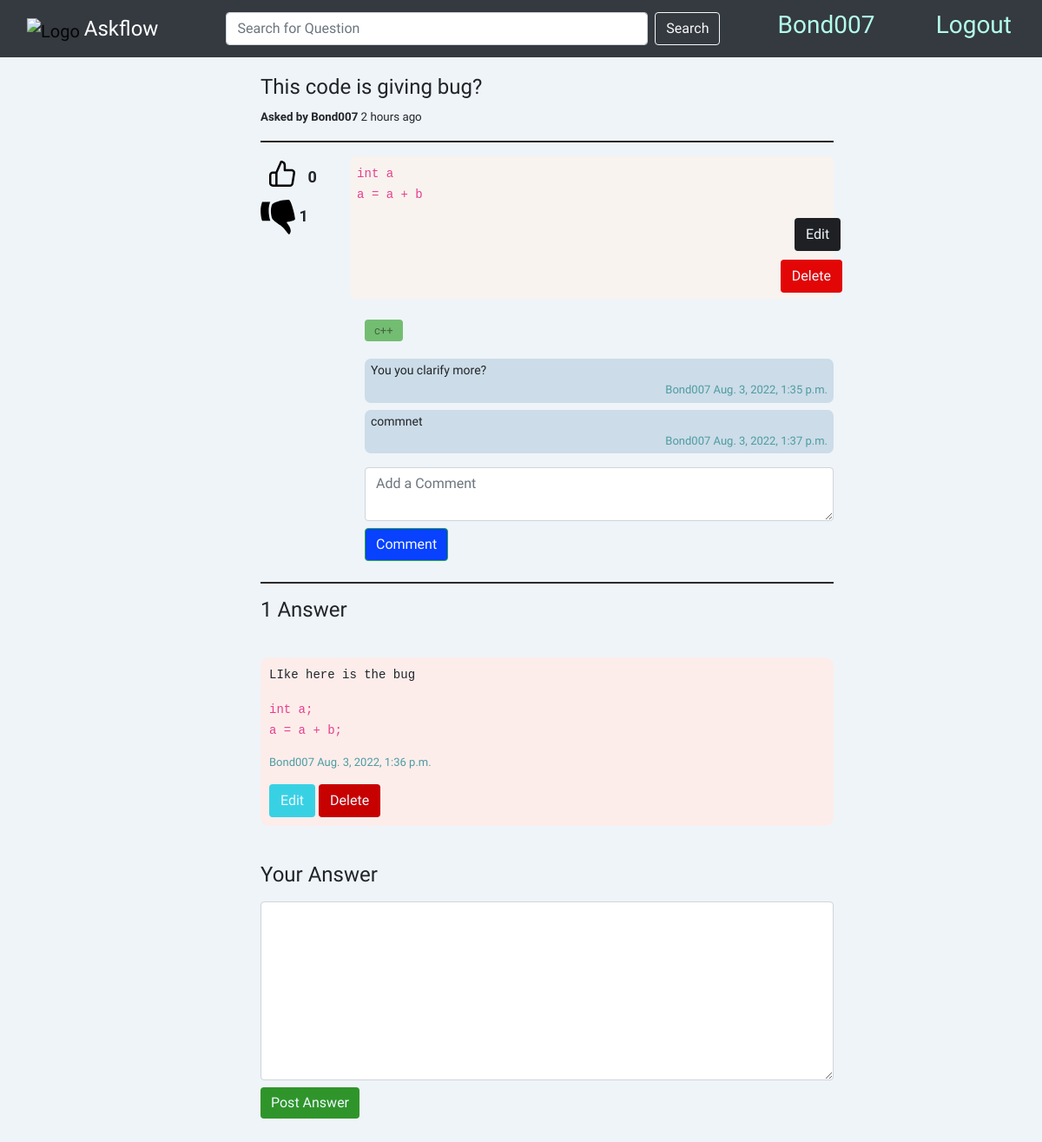
The page /question/7 (signed in) on the database its author committed.
### overflow/models.py (models this page shows, shortened)
class User(AbstractUser):
    joined_date = models.DateTimeField(auto_now_add=True)
    answers = models.IntegerField(default=0)
    questions = models.IntegerField(default=0)

class Question(models.Model):
    title = models.CharField(max_length=500)
    body = models.TextField()
    upvotes = models.IntegerField(default=0)
    downvotes = models.IntegerField(default=0)
    user = models.ForeignKey(
        User, on_delete=models.CASCADE, related_name="get_questions"
    )
    date = models.DateTimeField(auto_now_add=True)
    no_answer = models.IntegerField(default=0)
    verified_answer = models.BooleanField(default=False)

class Tags(models.Model):
    tag = models.CharField(max_length=50)
    question = models.ForeignKey(
        Question, on_delete=models.CASCADE, related_name="get_tags"
    )
    class Meta:
        unique_together = (
            "tag",
            "question",
        )

class CommentsQ(models.Model):
    body = models.TextField()
    user = models.ForeignKey(
        User, on_delete=models.CASCADE, related_name="get_comment_user_Q"
    )
    date = models.DateTimeField(auto_now_add=True)
    question = models.ForeignKey(
        Question, on_delete=models.CASCADE, related_name="get_comments_q"
    )

class Answer(models.Model):
    body = models.TextField()
    upvotes = models.IntegerField(default=0)
    downvotes = models.IntegerField(default=0)
    question = models.ForeignKey(
        Question, on_delete=models.CASCADE, related_name="get_answer"
    )
    user = models.ForeignKey(
        User, on_delete=models.CASCADE, related_name="get_ans_user"
    )
    verified_answer = models.BooleanField(default=False)
    date = models.DateTimeField(auto_now_add=True)

### overflow/views.py (the view)
# urls.py: path("question/<int:id>", views.get_question, name="question" ),
def get_question(request, id):
    if request.method == "POST":
        pass
    else:
        que = Question.objects.get(id=id)
        ans = Answer.objects.filter(question=que)
        upvotes = upvotes_Question.objects.filter(question=que).only("user")
        downvotes = downvotes_Question.objects.filter(question=que).only("user")
        upvote = False
        downvote = False
        for vote in upvotes:
            if request.user.id == vote.user.id:
                upvote = True
        for vote in downvotes:
            if request.user.id == vote.user.id:
                downvote = True
        dd = datetime.now(timezone.utc) - que.date
        min = int(round(dd.total_seconds() / 60, 0))
        time = int(round(dd.total_seconds() / 3600, 0))
        print(time)
        if time < 1:
            time = f"{min} minutes"
        else:
            time = f"{time} hours"
        t = Tags.objects.filter(question=que)
        comments = CommentsQ.objects.filter(question=que)
        answers = Answer.objects.filter(question=que)
        for ans in answers:
            ans.body = markdown2.markdown(ans.body)
        return render(
            request,
            "overflow/que.html",
            {
                "question": que,
                "answers": ans,
                "days": f"{(datetime.now(timezone.utc) - que.date).days} days",
                "time": time,
                "body": markdown2.markdown(que.body),
                "upvote": upvote,
                "downvote": downvote,
                "tags": t,
                "comments": comments,
                "answers": answers,
            },
        )

### overflow/templates/overflow/que.html (shortened to what this page needs)
{% extends "overflow/layout.html" %}
{% block body %}
<div class="index">
  <h4> {{question.title}} </h4>
  {% if days == "0 days" %}
  <span id="time"><b>Asked by {{question.user.username}}</b> {{time}} ago</span>
  {% else %}
  <span id="time"><b>Asked by {{question.user.username}}</b> {{days}} ago</span>
  {%endif%}
  <hr />
  <div class="body-vote">
    {% if user.is_authenticated %}
    <div class="vote">
        {% if upvote %}
        <img
            src="../static/overflow/upvote-fill.svg"
            class="me-2"
            height="50"
            alt="Logo"
            loading="lazy"
            id="upvote"
            data-bool="true"
            name="{{question.id}}upvote"
            data-id="{{question.id}}"
            fill="black"
        />
        {% else %}
        <img
            src="../static/overflow/upvote.svg"
            class="me-2"
            height="50"
            alt="Logo"
            loading="lazy"
            id="upvote"
            data-bool="false"
            name="{{question.id}}upvote"
            data-id="{{question.id}}"
            fill="black"
        />
        {% endif %}
        <span class="up__vote">{{question.upvotes}}</span>
        {% if downvote %}
        <img
            src="../static/overflow/downvote-filled.svg"
            class="me-2"
            width="40"
            alt="Logo"
            loading="lazy"
            id="downvote"
            data-bool="true"
            name="{{question.id}}downvote"
            data-id="{{question.id}}"
        />
        {% endif %}
        <span class="down__vote">{{question.downvotes}}</span>
    </div>
    {% endif %}
    <div class="question-body mb-4" id="que-cunt">
      <span id="que-body-js">{{body|safe}}</span>
      {% if user == question.user %}
      <button type="button" class="btn edit" id="edit-que">Edit</button>
      <form action="{% url 'deleteQue' %}" method="post">
        <input type="submit" class="btn delete" value="Delete">
      </form>
      {% endif %}
    </div>
  </div>
  <div class="d-flex justify-content-start pl-10" id="tag-spe" style="margin-bottom: 20px; flex-wrap: wrap;">
    {% for tag in tags %}
    <a id="tag" class="btn" href="{% url 'tag' tag.tag %}">{{ tag.tag }}</a>
    {% endfor %}
  </div>
  <div class="comments">
    {% for comment in comments %}
    <div class="comment-element mt-2">
      <p>{{comment.body|safe}}</p>
      <a href="{% url 'profile' comment.user.id %}" class="comment-writer" style="font-size: 13px;"><p>{{comment.user.username}} {{comment.date}}</p></a>
    </div>
    {% endfor %}
    {% if user.is_authenticated %}
    <form action="{% url 'addCommentQ' %}" method="post">
        <textarea class="form-control mt-3" name="comment" placeholder="Add a Comment"></textarea>
        <input type="submit" value="Comment" class="btn btn-success mt-2 mb-2">
    </form>
    {% else %}
    <div class="comment-element mt-4 p-3">
         <h5 style="color: #AC5362;">Login to write a comment</h5>
    </div>
    {% endif %}
  </div>
  <hr />
  <h4><span id="no_answers">{{question.no_answer}}</span> Answer</h4>
  <div class="all_answers">
    {% for answer in answers %}
    <div class="answer_elements" id="answer_elements{{answer.id}}">
        <div id="ansele{{answer.id}}">
        <span id="sanedo{{answer.id}}">{{answer.body|safe}}</span>
        <a href="{% url 'profile' answer.user.id %}" class="comment-writer" style="font-size: 13px;"><p>{{answer.user.username}} {{answer.date}}</p></a>
        {% if user == answer.user %}
           <button type="button" class="btn" style="background-color: #38D1E4;" id="ans-edit-btn" value="{{answer.id}}">Edit</button>
           <button type="button" class="btn" id="delete-ans" value="{{answer.id}}">Delete</button>
        {% endif %}
        </div>
    </div>
    {% empty %}
    <div class="answer_elements">
      <h4>No answers yet.</h4>
    </div>
    {% endfor %}
   <br />
   <h4>Your Answer</h4>
   {% if user.is_authenticated %}
   <form method="post" action="{% url 'postAnswer' %}">
    <textarea name="answer" class="form-control mt-3" rows="8" placeholder="Your Answer" id="ans-form">
    </textarea>
    <input type="submit" class="btn btn-success mt-2" value="Post Answer" id="submit-btn">
   </form>
   {% else %}
   <div class="answer_elements mt-4">
    <h5 style="color: #AC5362;">Login to Answer</h5>
   </div>
   {% endif %}
  </div>
</div>
{% endblock %}

### overflow/templates/overflow/layout.html (shortened to what this page needs)
{% load static %}
<!DOCTYPE html>
<html lang="en">
    <head>
        <link rel="stylesheet" href="https://stackpath.bootstrapcdn.com/bootstrap/4.4.1/css/bootstrap.min.css">
        <link rel="stylesheet" href="https://cdn.jsdelivr.net/npm/bootstrap-icons@1.5.0/font/bootstrap-icons.css">
        <link href="{% static 'overflow/styles.css' %}" rel="stylesheet">
        <link href="{% static 'overflow/index.css' %}" rel="stylesheet">
    </head>
    <body>
        <nav class="navbar navbar-light bg-dark mr-0">
            <div class="container-fluid">
              <a class="navbar-brand" href="{% url 'index' %}">
                <img
                  src="../static/overflow/download-icon-drawn+social+stack+overflow+icon-1320191384929497317_0.svg"
                  class="me-2"
                  height="50"
                  alt="Logo"
                  loading="lazy"
                />
                <span id="overflow" style="color: white;">Askflow</span>
              </a>
              <form action="{% url 'index' %}" method="post" class="d-flex input-group" id="search">
                <input
                  type="search"
                  class="form-control rounded"
                  placeholder="Search for Question"
                  aria-label="Search"
                  aria-describedby="search-addon"
                  name="search"
                />
                <button class="btn btn-outline-light my-2 my-sm-0 ml-2" type="submit">Search</button>
              </form>
               {% if user.is_authenticated %}
               <a href="{% url 'profile' user.id %}" style="text-decoration: none;"><h3 style="color: rgb(180, 254, 235);" id="HomeB">{{ user.username }}</h3></a>
               <a href="{% url 'logout' %}" style="text-decoration: none;"><h3 style="color: rgb(180, 254, 235);" id="HomeB">Logout</h3></a>
               {% else %}
               <a href="{% url 'login' %}" style="color: rgb(180, 254, 235); text-decoration: none;"><h3 id="HomeB">Login</h3></a>
               <a href="{% url 'register' %}" style="color: rgb(180, 254, 235); text-decoration: none;"><h3 id="HomeB">Register</h3></a>
               {% endif %}
            </div>
          </nav>
        <div class="body">
            {% block body %}
            {% endblock %}
        </div>
    </body>
</html>

### overflow/static/overflow/styles.css (style rules this page uses)
body { background-color: #EFF4F8; font-family: 'Catamaran', sans-serif; }
#overflow { color: rgb(180, 254, 235); font-size: larger; }
#HomeB { cursor: pointer; padding: 4px; }
#search { width: 50%; }
a { text-decoration: none; }
#downvote { cursor: pointer; }
#upvote { cursor: pointer; }

### overflow/static/overflow/index.css (style rules this page uses)
.index { display: block; margin-top: 20px; margin-left: 25%; margin-right: 20%; }
.index .btn { background-color: rgb(8, 65, 254); color: aliceblue; }
hr { size: 3; color: black; height: 1.5px; border-width:0; background-color:rgb(43, 41, 41) }
.index a { text-decoration: none; font-size: 20px; color: #4D9CA1; font-weight: 500; }
a#tag.btn { font-size: 13px; font-weight: 500; width: fit-content; padding: 2px 10px; background-color: #73BD72; color: rgba(16, 15, 15, 0.496); margin-right: 20px; }
span#time { font-size: smaller; margin-top: 8px; }
.vote { flex-direction: column; }
.body-vote { display: flex; flex-direction: row; justify-content: flex-start; }
.question-body { width: 100%; padding: 7px; border-radius: 5px; margin-bottom: 5px; background-color: #F8F3EF; }
.vote { font-size: 18px; font-weight: 600; }
.comments { margin-left: 120px; }
.comment-element { padding: 7px; padding-top: 3px; padding-bottom: 3px; border-radius: 7px; font-size: 14px; background-color: #CCDCE8; }
.comment-element .comment-writer { text-align: right; }
.comment-element p { margin-bottom: 2px; }
#tag-spe { margin-left: 120px; }
.all_answers { margin-top: 40px; margin-bottom: 30px; }
.answer_elements { padding: 10px; margin-bottom: 18px; border-radius: 9px; background-color: #FCEDEB; }
#submit-btn { background-color: #2F952B; border: #2F952B; }
button.btn.edit { background-color: #1f2023; display: block; margin-left: 93%; }
input.btn.delete { display: inline-block; background-color: rgb(226, 6, 6); margin-left: 90%; margin-top: 10px; }
#delete-ans { background-color: #c70000; }

### rows shown on the page
User: username "Bond007"
Question: title "This code is giving bug?", user.username "Bond007", upvotes "0", downvotes "1", no_answer "1"
Tags: tag "c++"
CommentsQ: body "You you clarify more?", user.username "Bond007", date "Aug. 3, 2022, 1:35 p.m."
CommentsQ: body "commnet", user.username "Bond007", date "Aug. 3, 2022, 1:37 p.m."
Answer: body "LIke here is the bug int a; a = a + b;", user.username "Bond007", date "Aug. 3, 2022, 1:36 p.m.", {{ answer.id }} 4 (drawn)

### other values the page prints
{{ time }} "2 hours"
{{ body|safe }} "int a a = a + b"
